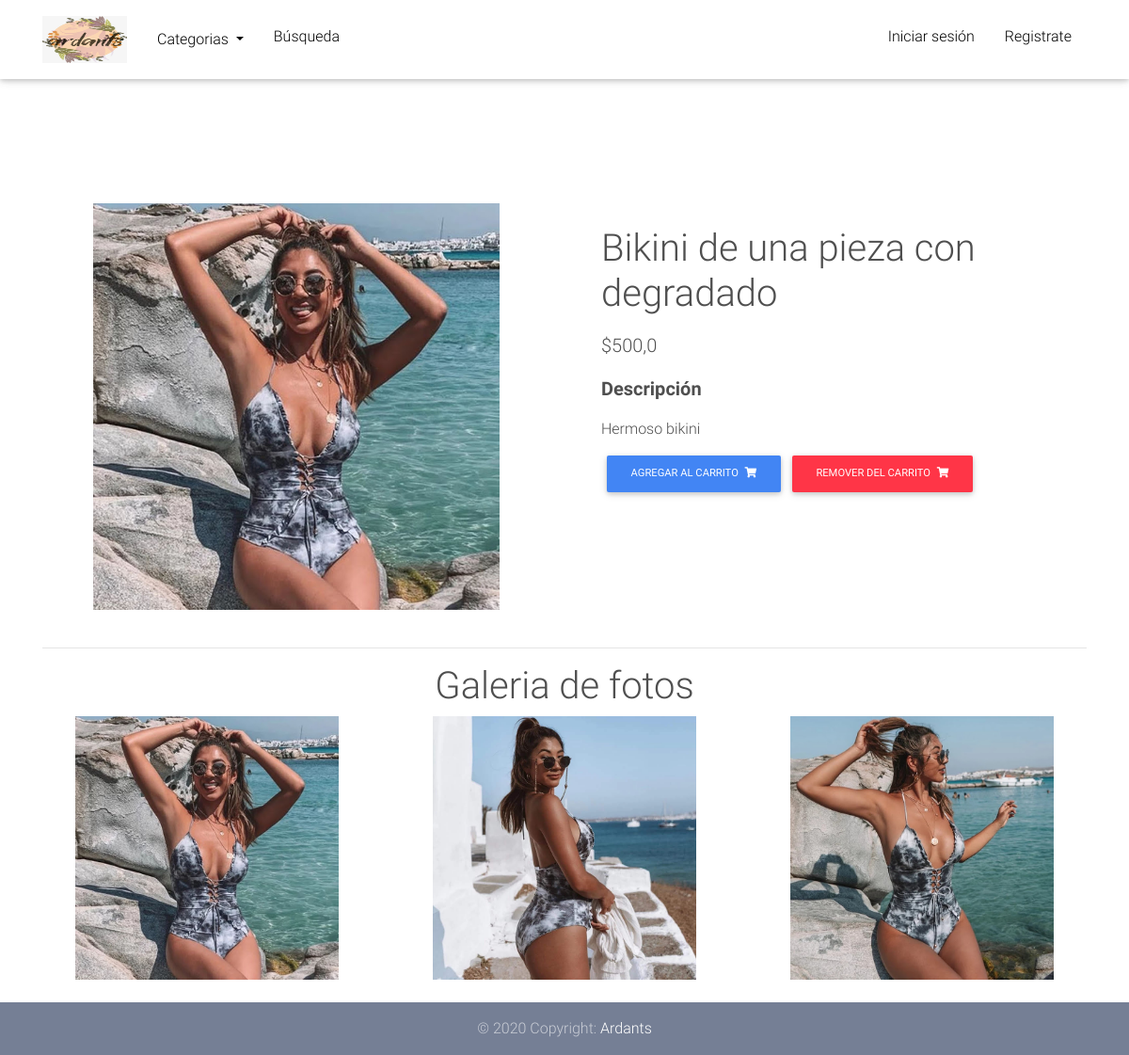
Page /product/bikini-una-pieza-primaveral/ on the committed database.
### core/models.py (models this page shows, shortened)
class Item(models.Model):
    title = models.CharField(max_length = 100, verbose_name = "Nombre del articulo")
    price = models.FloatField(verbose_name = "Precio")
    discount_price = models.FloatField(blank=True, null=True, verbose_name = "Precio de descuento")
    category = models.ForeignKey(Category, on_delete= models.CASCADE, blank = True, null = True)
    label = models.CharField(choices=LABEL_CHOICES, max_length = 2, verbose_name = "Nuevo o en oferta?")
    slug = models.SlugField(verbose_name = "Link")
    description = models.TextField(verbose_name = "Descripcion")
    image = models.ImageField()
    image2 = models.ImageField(blank = True, null = True)
    image3 = models.ImageField(blank = True, null = True)
    stock = models.IntegerField(default = 1, verbose_name = "Stock")
    class Meta:
        verbose_name = "Producto"
        verbose_name_plural = "Productos"
    def get_add_to_cart_url(self):
        return reverse("core:add-to-cart", kwargs={
            'slug':self.slug
        })
    def get_remove_from_cart_url(self):
        return reverse("core:remove-from-cart", kwargs={
            'slug':self.slug
        })
    def get_title_upper(self):
        return self.title[0].upper() + self.title[1:]

### core/views.py (the view)
# urls.py: path('product/<slug>/', ItemDetailView.as_view(), name="product_page"),
class ItemDetailView(DetailView):
    model = Item
    template_name = "product-page.html"
    def get_context_data(self, **kwargs):
        context = super(ItemDetailView, self).get_context_data(**kwargs)
        context['categorias'] = Category.objects.all()
        return context

### core/models.py (called while the page is built)
    def __str__(self):
        return self.name

### templates/product-page.html (shortened to what this page needs)
{% extends 'base.html' %}
{% load static %}
{% block content %}
  <main class="mt-5 pt-4">
    <div class="container dark-grey-text mt-5">
      <div class="row wow fadeIn justify-content-center">
        <div class="col-md-6 mb-4" >
          <div class="custom-center">
            <img src="{{item.image.url}}" style="width: 80%; height: 100%;"  alt="">
          </div>
        </div>
        <div class="col-md-6 mb-4">
          <div class="p-4">
            <div class="mb-3">
              <h1>{{object.get_title_upper}}</h1>
            </div>
            <p class="lead">
              {% if object.discount_price %}
                <span class="mr-1">
                  <del>${{object.price}}</del>
                </span>
                <span>${{object.discount_price}}</span>
              {% else %}
                <span>${{object.price}}</span>
              {% endif %}
            </p>
            <p class="lead font-weight-bold">Descripción</p>
            <p>{{object.description}}</p>
            <div class="buttons">
              <a href="{{object.get_add_to_cart_url}}" class="btn btn-primary btn-md my-0 p">Agregar al carrito
                <i class="fas fa-shopping-cart ml-1"></i>
              </a>
              <a href="{{object.get_remove_from_cart_url}}" class="btn btn-danger btn-md my-0 p">Remover del carrito
                <i class="fas fa-shopping-cart ml-1"></i>
              </a>
            </div>
          </div>
        </div>
      </div>
      <hr>
      <div>
        <h1 style="text-align: center;">Galeria de fotos</h1>
      </div>
      <div class="row wow fadeIn">
        <div class="col-lg-4 col-md-12 mb-4 custom-center">
          <img style="width: 80%; height: 100%;"  src="{{item.image.url}}" class="img-fluid" alt="">
        </div>
        {% if item.image2 %}
        <div class="col-lg-4 col-md-6 mb-4 custom-center">
          <img style="width: 80%; height: 100%;"  src="{{item.image2.url}}" class="img-fluid" alt="">
        </div>
        {% endif %}
        {% if item.image3 %}
        <div class="col-lg-4 col-md-6 mb-4 custom-center">
          <img style="width: 80%; height: 100%;"  src="{{item.image3.url}}" class="img-fluid" alt="">
        </div>
        {% endif %}
      </div>
    </div>
  </main>
{% endblock %}

### static_in_env/css/style.css (style rules this page uses)
html, body, .view { height: 100%; }
.custom-center { display: flex; justify-content: center; align-items: center; align-content: center; }
.buttons { display: flex; }

### templates/base.html (style rules this page uses)
html, body, header, .carousel { height: 60vh; }

### rows in the picture
Item: image (picture), get_title_upper "Bikini de una pieza con degradado", price "500,0", description "Hermoso bikini", image2 (picture), image3 (picture)
